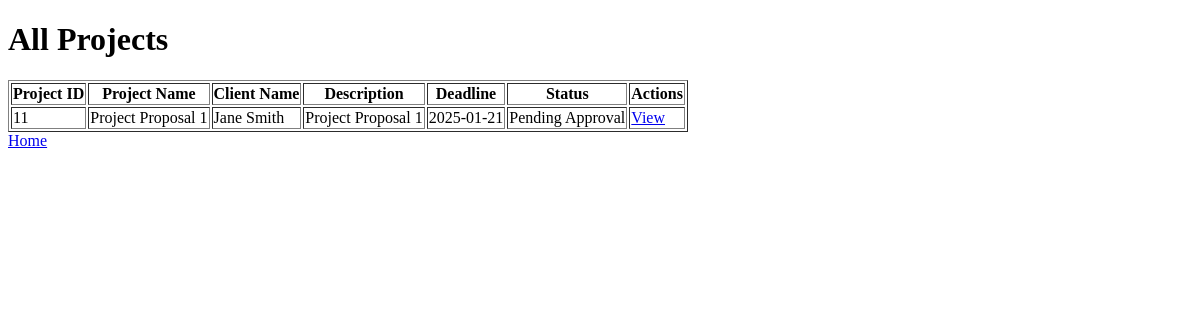
The page /controller/admin-project-controller.php?action=show_all_proposals (signed in) on the database its author committed.
### tables this page shows
CREATE TABLE `projects` (
  `project_id` int(11) NOT NULL,
  `client_id` int(11) NOT NULL,
  `pm_id` int(11) DEFAULT NULL,
  `name` varchar(100) NOT NULL,
  `description` text NOT NULL,
  `start_date` date DEFAULT NULL,
  `deadline` date NOT NULL,
  `status` varchar(50) NOT NULL DEFAULT 'Pending Approval',
  `type` varchar(50) NOT NULL DEFAULT 'Proposal',
  `client_feedback` text DEFAULT NULL,
  `progress` decimal(5,2) DEFAULT 0.00
);

### model/project-model.php (called while the page is built, shortened)
<?php
function getAllPendingProjects() {
    $conn = getDbConnection();
    $sql = "SELECT p.project_id, CONCAT(c.firstname, ' ', c.lastname) AS client_name, CONCAT(pm.firstname, ' ', pm.lastname) AS pm_name, p.name, p.description, p.start_date, p.deadline, p.status, p.progress, p.client_feedback
            FROM projects p
            JOIN usr c ON p.client_id = c.userid
            LEFT JOIN usr pm ON p.pm_id = pm.userid
            WHERE p.status = 'Pending Approval'";
    $stmt = $conn->prepare($sql);
    $stmt->execute();
    $result = $stmt->get_result();
    $projects = [];
    while ($row = $result->fetch_assoc()) {
        $projects[] = $row;
    }
    return $projects;
}
?>

### view/admin-proposal-showall.php (the view, shortened to what this page needs)
<!DOCTYPE html>
<html lang="en">
<head>
    <link rel="stylesheet" href="../css/styles.css">
</head>
<body>
<h1>All Projects</h1>
<table border=1>
    <thead>
        <tr>
            <th>Project ID</th>
            <th>Project Name</th>
            <th>Client Name</th>
            <th>Description</th>
            <th>Deadline</th>
            <th>Status</th>
            <th>Actions</th>
        </tr>
    </thead>
    <tbody>
        <?php foreach ($projects as $project) { ?>
        <tr>
            <td><?php echo $project['project_id']; ?></td>
            <td><?php echo $project['name']; ?></td>
            <td><?php echo $project['client_name']; ?></td>
            <td><?php echo $project['description']; ?></td>
            <td><?php echo $project['deadline']; ?></td>
            <td><?php echo $project['status']; ?></td>
            <td>
                <a href="../controller/admin-project-controller.php?action=view_proposal&project_id=<?php echo $project['project_id']; ?>">View</a>
            </td>
        </tr>
        <?php } ?>
    </tbody>
</table>
<a href="../controller/user-dashboard-controller.php">Home</a>
</body>
</html>

### rows shown on the page
projects: project_id "11", name "Project Proposal 1", client_name "Jane Smith", description "Project Proposal 1", deadline "2025-01-21", status "Pending Approval"
